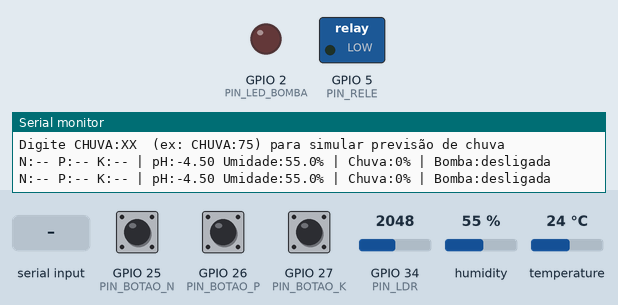
Recording of a sketch running on a simulated ESP32. Shown: switched loads named in the sketch (green lamp = pin HIGH), output pins drawn as LEDs (lit = HIGH), the last lines printed to the serial monitor. Inputs (shaded band) come from the test bench; at power-on: GPIO 25 (PIN_BOTAO_N) HIGH, GPIO 26 (PIN_BOTAO_P) HIGH, GPIO 27 (PIN_BOTAO_K) HIGH, GPIO 34 (PIN_LDR) = 2048, humidity 55 %, temperature 24 °C.

Above: at 1.8 s.
1.9 s: GPIO 25 (PIN_BOTAO_N) pulled LOW for 1.2 s
4.6 s: GPIO 26 (PIN_BOTAO_P) pulled LOW for 1.2 s
7.5 s: GPIO 27 (PIN_BOTAO_K) pulled LOW for 1.2 s
10.5 s: "CHUVA:\n" received over Serial
12.5 s: GPIO 25 (PIN_BOTAO_N) pulled LOW for 1.2 s
15.5 s: GPIO 34 (PIN_LDR) set to 111
17.2 s: GPIO 34 (PIN_LDR) set to 97
At 19.4 s:
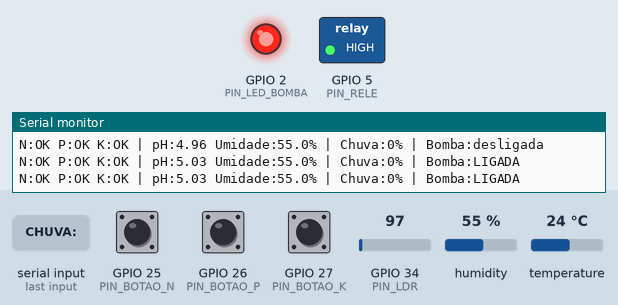
Timing chart, 0 to 20.5 s (numbered marks = the images above; inputs shaded):
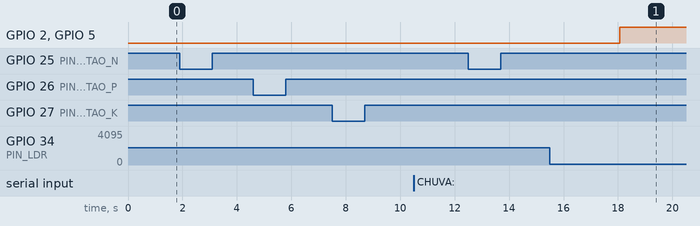

Measured:
- the behaviour switches between 103 and 102 on GPIO 34 (PIN_LDR) (found by bisection; images 0 and 1)
- after the input at 17.2 s, GPIO 2 (PIN_LED_BOMBA), GPIO 5 (PIN_RELE): LOW → HIGH after 0.87 s

The sketch:

prog1.ino
```cpp
// =====================================================
// PROJETO FASE 2 - FarmTech Solutions
// Cultura: CAFÉ
// ESP32 -(Toggle + pH suave)
// =====================================================

// =====================================================
// FARMTECH SOLUTIONS - FASE 2 + IR ALÉM (Python + R)
// Cultura: CAFÉ
// =====================================================

#include <DHT.h>

// ==================== PINOS ====================
#define PIN_BOTAO_N 25
#define PIN_BOTAO_P 26
#define PIN_BOTAO_K 27
#define PIN_LDR 34
#define PIN_DHT 23
#define PIN_RELE 5
#define PIN_LED_BOMBA 2

#define DHTTYPE DHT22

DHT dht(PIN_DHT, DHTTYPE);

// ==================== VARIÁVEIS ====================
bool N_ok = false, P_ok = false, K_ok = false;
float umidade = 0.0, pH = 0.0;
int rainProbability = 0; // NOVO: vem do Python via Serial
bool bombaLigada = false;

// Debounce botões
unsigned long lastDebounceN = 0, lastDebounceP = 0, lastDebounceK = 0;
const int debounceDelay = 200;

void setup()
{
  Serial.begin(115200);
  Serial.println("\n=== FarmTech Solutions - Irrigação Café + IR ALÉM ===");
  Serial.println("Digite CHUVA:XX  (ex: CHUVA:75) para simular previsão de chuva\n");

  pinMode(PIN_BOTAO_N, INPUT_PULLUP);
  pinMode(PIN_BOTAO_P, INPUT_PULLUP);
  pinMode(PIN_BOTAO_K, INPUT_PULLUP);
  pinMode(PIN_RELE, OUTPUT);
  pinMode(PIN_LED_BOMBA, OUTPUT);

  digitalWrite(PIN_RELE, LOW);
  digitalWrite(PIN_LED_BOMBA, LOW);
  dht.begin();
}

void loop()
{
  // Toggle botões NPK
  if (digitalRead(PIN_BOTAO_N) == LOW && millis() - lastDebounceN > debounceDelay)
  {
    N_ok = !N_ok;
    lastDebounceN = millis();
  }
  if (digitalRead(PIN_BOTAO_P) == LOW && millis() - lastDebounceP > debounceDelay)
  {
    P_ok = !P_ok;
    lastDebounceP = millis();
  }
  if (digitalRead(PIN_BOTAO_K) == LOW && millis() - lastDebounceK > debounceDelay)
  {
    K_ok = !K_ok;
    lastDebounceK = millis();
  }

  // Leitura sensores
  umidade = dht.readHumidity();
  int ldrRaw = analogRead(PIN_LDR);
  pH = 5.5 - (ldrRaw * 20.0 / 4095.0);

  // ==================== NOVO: LER PREVISÃO DE CHUVA VIA SERIAL ====================
  if (Serial.available())
  {
    String comando = Serial.readStringUntil('\n');
    comando.trim();
    if (comando.startsWith("CHUVA:"))
    {
      rainProbability = comando.substring(6).toInt();
      Serial.printf("→ Previsão de chuva atualizada: %d%%\n", rainProbability);
    }
  }

  // ==================== LÓGICA DE IRRIGAÇÃO (Embrapa + IR ALÉM) ====================
  bool condUmidade = (umidade < 60.0);
  bool condPH = (pH >= 5.0 && pH <= 6.0);
  bool condNPK = (N_ok && P_ok && K_ok);
  bool condChuva = (rainProbability <= 40); // suspende se >40% chance de chuva

  bombaLigada = condUmidade && condPH && condNPK && condChuva;

  digitalWrite(PIN_RELE, bombaLigada ? HIGH : LOW);
  digitalWrite(PIN_LED_BOMBA, bombaLigada ? HIGH : LOW);

  // Exibição
  Serial.printf("N:%s P:%s K:%s | pH:%.2f Umidade:%.1f%% | Chuva:%d%% | Bomba:%s\n",
                N_ok ? "OK" : "--", P_ok ? "OK" : "--", K_ok ? "OK" : "--",
                pH, umidade, rainProbability,
                bombaLigada ? "LIGADA" : "desligada");

  delay(1000);
}
```
